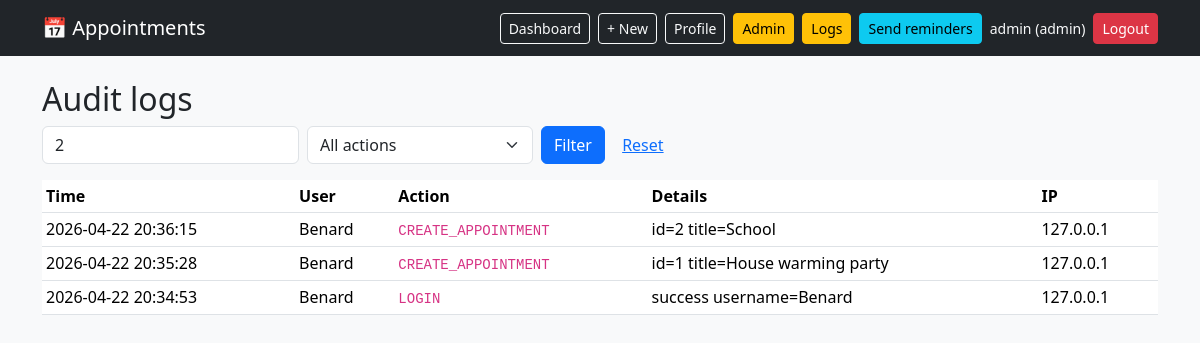
/admin/logs?user_id=2 (signed in), run on the app's committed database.
### tables this page shows
CREATE TABLE audit_logs (
    id INTEGER PRIMARY KEY AUTOINCREMENT,
    user_id INTEGER,
    action TEXT NOT NULL,
    details TEXT,
    ip_address TEXT,
    timestamp DATETIME DEFAULT CURRENT_TIMESTAMP,
    FOREIGN KEY (user_id) REFERENCES users(id) ON DELETE SET NULL
);

CREATE TABLE users (
    id INTEGER PRIMARY KEY AUTOINCREMENT,
    username TEXT UNIQUE NOT NULL,
    password_hash TEXT NOT NULL,
    role TEXT NOT NULL DEFAULT 'user',
    receive_email_reminders INTEGER NOT NULL DEFAULT 1,
    email TEXT,
    created_at DATETIME DEFAULT CURRENT_TIMESTAMP
);

### app.py (the view)
@app.route("/admin/logs")
@role_required("admin")
def admin_logs():
    user_filter = request.args.get("user_id", "").strip()
    action_filter = request.args.get("action", "").strip()
    query = """
        SELECT l.id, l.user_id, u.username, l.action, l.details, l.ip_address, l.timestamp
        FROM audit_logs l LEFT JOIN users u ON u.id = l.user_id
        WHERE 1=1
    """
    params = []
    if user_filter.isdigit():
        query += " AND l.user_id = ?"
        params.append(int(user_filter))
    if action_filter:
        query += " AND l.action = ?"
        params.append(action_filter)
    query += " ORDER BY l.timestamp DESC LIMIT 500"
    db = get_db()
    logs = db.execute(query, params).fetchall()
    actions = db.execute("SELECT DISTINCT action FROM audit_logs ORDER BY action").fetchall()
    return render_template("admin_logs.html", logs=logs, actions=actions,
                           user_filter=user_filter, action_filter=action_filter)

### app.py (called while the page is built)
def get_db() -> sqlite3.Connection:
    if "db" not in g:
        g.db = sqlite3.connect(DATABASE, detect_types=sqlite3.PARSE_DECLTYPES)
        g.db.row_factory = sqlite3.Row
        g.db.execute("PRAGMA foreign_keys = ON")
    return g.db

def login_required(fn):
    @wraps(fn)
    def wrapper(*a, **kw):
        if "user_id" not in session:
            return redirect(url_for("login"))
        last = session.get("last_active")
        now = time.time()
        if last and now - last > SESSION_TIMEOUT_MINUTES * 60:
            session.clear()
            flash("Session expired. Please log in again.", "warning")
            return redirect(url_for("login"))
        session["last_active"] = now
        return fn(*a, **kw)
    return wrapper

def role_required(*roles):
    def deco(fn):
        @wraps(fn)
        @login_required
        def wrapper(*a, **kw):
            if session.get("role") not in roles:
                log_action("ACCESS_DENIED", f"path={request.path} required={roles}")
                abort(403)
            return fn(*a, **kw)
        return wrapper
    return deco

@app.context_processor
def inject_user():
    return {
        "current_user": {
            "id": session.get("user_id"),
            "username": session.get("username"),
            "role": session.get("role"),
        } if "user_id" in session else None
    }

### templates/admin_logs.html (shortened to what this page needs)
{% extends "base.html" %}
{% block content %}
<h2>Audit logs</h2>
<form method="get" class="row g-2 mb-3">
  <div class="col-auto">
    <input type="text" name="user_id" value="{{ user_filter }}" class="form-control" placeholder="User ID">
  </div>
  <div class="col-auto">
    <select name="action" class="form-select">
      <option value="">All actions</option>
    </select>
  </div>
  <div class="col-auto">
    <button class="btn btn-primary">Filter</button>
    <a class="btn btn-link" href="{{ url_for('admin_logs') }}">Reset</a>
  </div>
</form>
<div class="table-responsive">
  <table class="table table-sm bg-white">
    <thead><tr><th>Time</th><th>User</th><th>Action</th><th>Details</th><th>IP</th></tr></thead>
    <tbody>
    {% for l in logs %}
      <tr>
        <td>{{ l.timestamp }}</td>
        <td>{{ l.username or ('uid='~l.user_id if l.user_id else '—') }}</td>
        <td><code>{{ l.action }}</code></td>
        <td>{{ l.details }}</td>
        <td>{{ l.ip_address }}</td>
      </tr>
    {% else %}
      <tr><td colspan="5" class="text-muted">No logs.</td></tr>
    {% endfor %}
    </tbody>
  </table>
</div>
{% endblock %}

### data on the page
audit_logs: timestamp "2026-04-22 20:36:15", username "Benard", action "CREATE_APPOINTMENT", details "id=2 title=School", ip_address "127.0.0.1"
audit_logs: timestamp "2026-04-22 20:35:28", username "Benard", action "CREATE_APPOINTMENT", details "id=1 title=House warming party", ip_address "127.0.0.1"
audit_logs: timestamp "2026-04-22 20:34:53", username "Benard", action "LOGIN", details "success username=Benard", ip_address "127.0.0.1"

### other printed values
{{ current_user.username }} "admin"
{{ current_user.role }} "admin"
